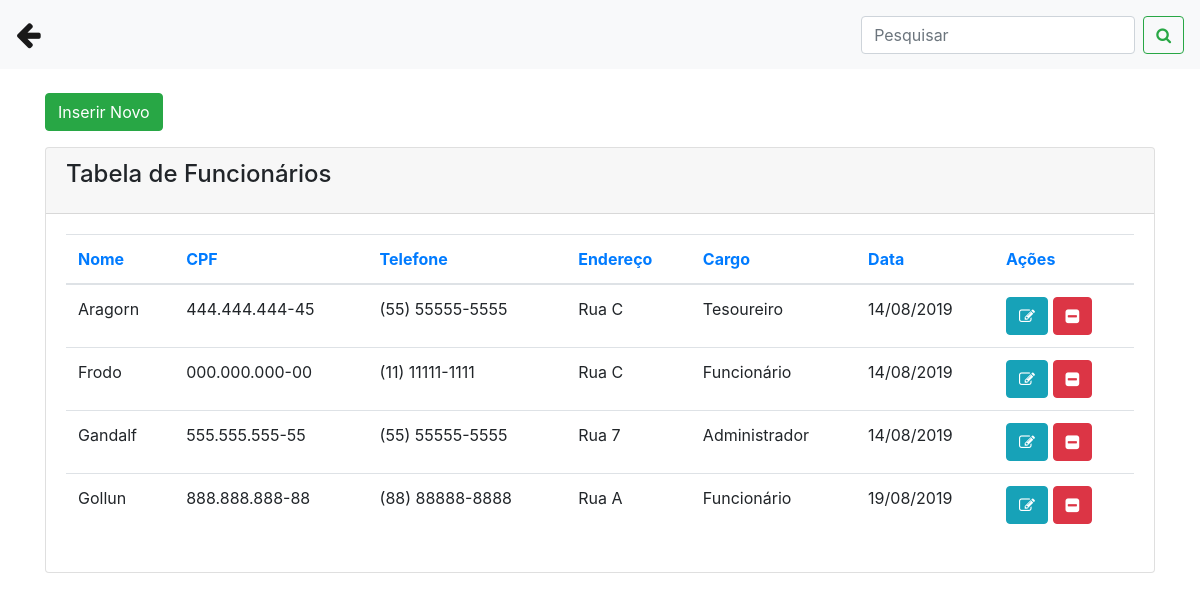
/funcionarios.php, run on the app's committed database.
### tables this page shows
CREATE TABLE `funcionarios` (
  `id` int(11) NOT NULL,
  `nome` varchar(25) NOT NULL,
  `cpf` varchar(18) NOT NULL,
  `telefone` varchar(15) NOT NULL,
  `endereco` varchar(35) NOT NULL,
  `cargo` varchar(20) NOT NULL,
  `data` date NOT NULL
);

### funcionarios.php (the view, shortened to what this page needs)
<?php
include('conexao.php');
?>
<!DOCTYPE html>
<html>
<head>
 <link rel="stylesheet" href="https://stackpath.bootstrapcdn.com/bootstrap/4.1.3/css/bootstrap.min.css">
<link rel="stylesheet" href="https://cdnjs.cloudflare.com/ajax/libs/font-awesome/4.7.0/css/font-awesome.min.css">
</head>
<body>
  <nav class="navbar navbar-expand-lg navbar-light bg-light">
  <a class="navbar-brand" href="painel_funcionario.php"><big><big><i class="fa fa-arrow-left"></i></big></big></a>
  <div class="collapse navbar-collapse" id="conteudoNavbarSuportado">
    <form class="form-inline my-2 my-lg-0">
      <input name="txtpesquisar" class="form-control mr-sm-2" type="search" placeholder="Pesquisar" aria-label="Pesquisar">
      <button name="buttonPesquisar" class="btn btn-outline-success my-2 my-sm-0" type="submit"><i class="fa fa-search"></i></button>
    </form>
  </div>
</nav>
<div class="container">
      <br>
         <div class="row">
           <div class="col-sm-12">
            <button type="button" class="btn btn-success mb-3" data-toggle="modal" data-target="#modalExemplo">Inserir Novo </button>
           </div>
        </div>
          <div class="content">
            <div class="row">
              <div class="col-md-12">
                <div class="card">
                  <div class="card-header">
                    <h4 class="card-title"> Tabela de Funcionários</h4>
                  </div>
                  <div class="card-body">
                    <div class="table-responsive">
                      <?php
                        if(isset($_GET['buttonPesquisar']) and $_GET['txtpesquisar'] != ''){
                          $nome = $_GET['txtpesquisar'] . '%';
                           $query = "select * from funcionarios where nome LIKE '$nome'  order by nome asc";
                        }else{
                         $query = "select * from funcionarios order by nome asc";
                        }
                        $result = mysqli_query($conexao, $query);
                        $row = mysqli_num_rows($result);
                        if($row == ''){
                            echo "<h3> Não existem dados cadastrados no banco </h3>";
                        }else{
                           ?>
                      <table class="table">
                        <thead class=" text-primary">
                          <th>
                            Nome
                          </th>
                          <th>
                            CPF
                          </th>
                          <th>
                            Telefone
                          </th>
                           <th>
                            Endereço
                          </th>
                            <th>
                            Cargo
                          </th>
                            <th>
                            Data
                          </th>
                            <th>
                            Ações
                          </th>
                        </thead>
                        <tbody>
                         <?php
                          while($res_1 = mysqli_fetch_array($result)){
                            $nome = $res_1["nome"];
                            $telefone = $res_1["telefone"];
                            $endereco = $res_1["endereco"];
                            $cargo = $res_1["cargo"];
                            $cpf = $res_1["cpf"];
                            $data = $res_1["data"];
                            $id = $res_1["id"];
                            $data2 = implode('/', array_reverse(explode('-', $data)));
                            ?>
                            <tr>
                             <td><?php echo $nome; ?></td>
                             <td><?php echo $cpf; ?></td>
                             <td><?php echo $telefone; ?></td>
                             <td><?php echo $endereco; ?></td>
                             <td><?php echo $cargo; ?></td>
                             <td><?php echo $data2; ?></td>
                             <td>
                             <a class="btn btn-info" href="funcionarios.php?func=edita&id=<?php echo $id; ?>"><i class="fa fa-pencil-square-o"></i></a>
                             <a class="btn btn-danger" href="funcionarios.php?func=deleta&id=<?php echo $id; ?>"><i class="fa fa-minus-square"></i></a>
                             </td>
                            </tr>
                            <?php
                              }
                            ?>
                        </tbody>
                      </table>
                          <?php
                              }
                            ?>
                    </div>
                  </div>
                </div>
              </div>
</div>
</body>
</html>

### data on the page
funcionarios: nome "Aragorn", cpf "444.444.444-45", telefone "(55) 55555-5555", endereco "Rua C", cargo "Tesoureiro", data "14/08/2019"
funcionarios: nome "Frodo", cpf "000.000.000-00", telefone "(11) 11111-1111", endereco "Rua C", cargo "Funcionário", data "14/08/2019"
funcionarios: nome "Gandalf", cpf "555.555.555-55", telefone "(55) 55555-5555", endereco "Rua 7", cargo "Administrador", data "14/08/2019"
funcionarios: nome "Gollun", cpf "888.888.888-88", telefone "(88) 88888-8888", endereco "Rua A", cargo "Funcionário", data "19/08/2019"
